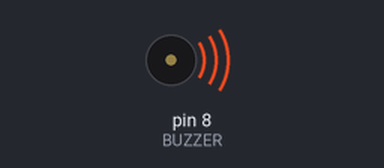
Simulated run of this sketch. Board: Arduino Uno, built with avr-gcc and run on an emulated ATmega328P. Shown: buzzer (waves = sounding).

Above: at 0.06 s.
At 9.7 s:
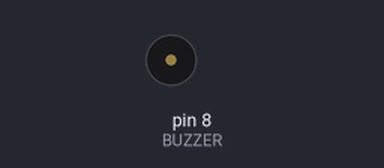
Timing chart, 0 to 10.0 s (numbered marks = the images above):
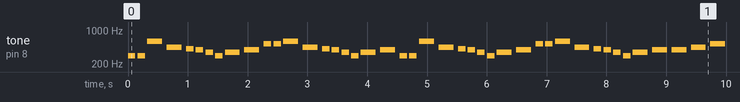

The sketch:

Megalovia.ino
```cpp
#define BUZZER 8

// Notas
#define NOTE_D4 294
#define NOTE_F4 349
#define NOTE_G4 392
#define NOTE_GS4 415
#define NOTE_A4 440
#define NOTE_C5 523
#define NOTE_D5 587
#define NOTE_F5 698
#define NOTE_G5 784

int melody[] = {

  // Intro
  NOTE_D4, NOTE_D4, NOTE_D5, NOTE_A4,
  NOTE_GS4, NOTE_G4, NOTE_F4, NOTE_D4,
  NOTE_F4, NOTE_G4,

  NOTE_C5, NOTE_C5, NOTE_D5, NOTE_A4,
  NOTE_GS4, NOTE_G4, NOTE_F4, NOTE_D4,
  NOTE_F4, NOTE_G4,

  // continuación
  NOTE_D4, NOTE_D4, NOTE_D5, NOTE_A4,
  NOTE_GS4, NOTE_G4, NOTE_F4, NOTE_D4,
  NOTE_F4, NOTE_G4,

  NOTE_C5, NOTE_C5, NOTE_D5, NOTE_A4,
  NOTE_GS4, NOTE_G4, NOTE_F4, NOTE_D4,
  NOTE_F4, NOTE_G4,

  // parte final de la intro
  NOTE_G4, NOTE_A4, NOTE_C5, NOTE_D5,
  NOTE_F5, NOTE_D5, NOTE_C5, NOTE_A4,
  NOTE_G4, NOTE_F4
};

int durations[] = {

  8,8,4,4,
  8,8,8,8,
  4,4,

  8,8,4,4,
  8,8,8,8,
  4,4,

  8,8,4,4,
  8,8,8,8,
  4,4,

  8,8,4,4,
  8,8,8,8,
  4,4,

  4,4,4,4,
  4,4,4,4,
  4,4
};

void setup() {}

void loop() {

  int size = sizeof(melody) / sizeof(int);

  for (int i = 0; i < size; i++) {

    int duration = 1000 / durations[i];

    tone(BUZZER, melody[i], duration);

    delay(duration * 1.3);

    noTone(BUZZER);
  }

  delay(3000);
}
```

Measured:
- by itself, tone on pin 8 (BUZZER): plays 294 Hz for 0.13 s, 294 Hz for 0.13 s, 587 Hz for 0.25 s, 440 Hz for 0.25 s, 415 Hz for 0.13 s, 392 Hz for 0.13 s … (433 notes in this stretch)
